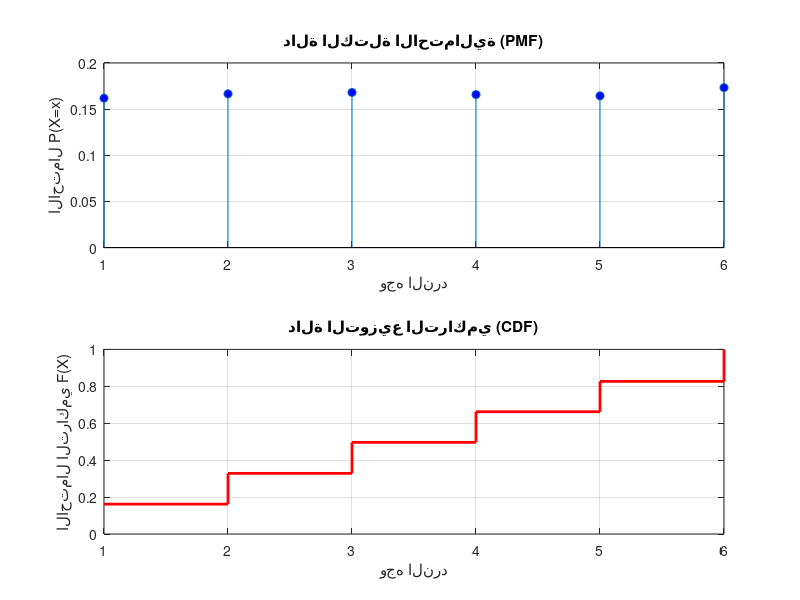

The MATLAB source for this figure:
clc ;clear all;clf
%% --- الجزء 1: إعداد المتغيرات الأساسية (Initialization) ---
% تحديد عدد مرات تكرار التجربة (كلما زاد العدد زادت دقة النتائج)
n = 10000; 

% توليد عينات عشوائية تمثل رمي النرد (أرقام صحيحة من 1 إلى 6)
% تم استخدام توليد المتجه مباشرة لزيادة سرعة الكود
results = randi([1, 6], 1, n); 


%% --- الجزء 2: حساب دالة الكتلة الاحتمالية (PMF Calculation) ---
% الـ PMF تعطي احتمال ظهور كل وجه من أوجه النرد
pmf = zeros(1, 6); % حجز مساحة لنتائج الاحتمالات

for i = 1:6
    % حساب تكرار الرقم i وقسمته على العدد الكلي للحصول على الاحتمال
    pmf(i) = sum(results == i) / n;
end


%% --- الجزء 3: حساب دالة التوزيع التراكمي (CDF Calculation) ---
% الـ CDF تمثل مجموع الاحتمالات حتى قيمة معينة
cdf = zeros(1, 6);

% القيمة الأولى في التراكمي هي نفس أول قيمة في الـ PMF
cdf(1) = pmf(1); 

% حساب بقية القيم بجمع الاحتمال الحالي مع مجموع ما قبله
for i = 2:6
    cdf(i) = cdf(i-1) + pmf(i);
end


%% --- الجزء 4: تمثيل النتائج بيانياً (Visualization) ---
x = 1:6; % محور السينات يمثل أوجه النرد

% -- رسم الـ PMF --
subplot(2,1,1); % رسم الشكل الأول في الأعلى
stem(x, pmf, 'filled', 'MarkerFaceColor', 'b');
title('دالة الكتلة الاحتمالية (PMF)');
xlabel('وجه النرد');
ylabel('الاحتمال P(X=x)');
grid on;

% -- رسم الـ CDF --
subplot(2,1,2); % رسم الشكل الثاني في الأسفل
stairs(x, cdf, 'LineWidth', 2, 'Color', 'r');
title('دالة التوزيع التراكمي (CDF)');
xlabel('وجه النرد');
ylabel('الاحتمال التراكمي F(X)');
grid on;
